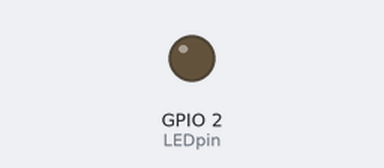
Bench run of a sketch on a simulated ESP8266 (NodeMCU). On the bench: output pins drawn as LEDs (lit = HIGH).

Above: at 0.05 s.
At 2.35 s:
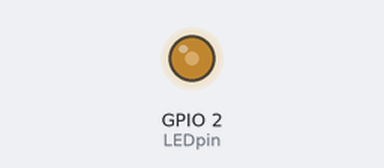
At 4.65 s:
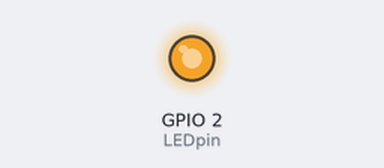
At 9.3 s:
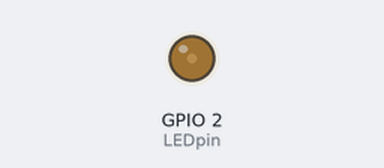
Timing chart, 0 to 13.3 s (numbered marks = the images above):
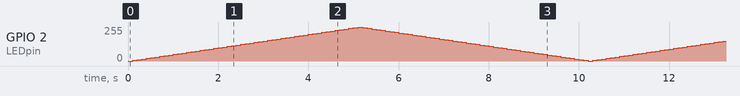

The sketch:

ledConPwm.ino
```cpp
//int LEDpin = 11;   // for Arduino microcontroller
//int LEDpin = D4;   // for ESP8266 microcontroller
int LEDpin = 2;   // for ESP32 microcontroller

int bright = 0;    // initial value of LED brightness
int incremt = 5;   // incremental change in PWM frequency
int frecuency = 100;    // time period the PWM frequency is changing

void setup()
  {
    pinMode(LEDpin, OUTPUT);  // define the LEDpin as output pin
  }

void loop()
  {
    analogWrite(LEDpin, bright);  // set LED brightness as PWM signal
    delay(frecuency);                  // wait for a time period
    bright = bright + incremt;    // increment LED brightness
    // if the brightness is out of range, reduce brightness
    if (bright <=0 || bright >=255) incremt = - incremt;
  }
```
